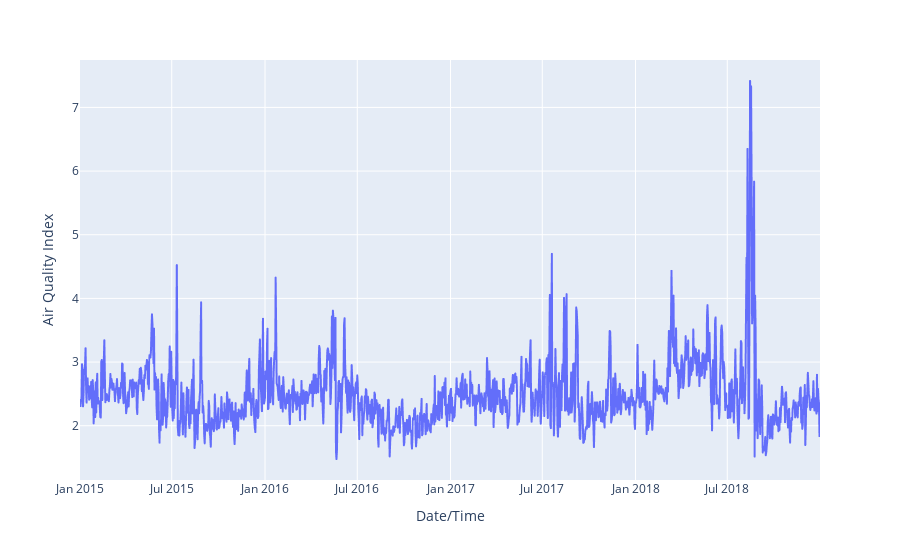

The code cell stored with this chart in its notebook:
### Code cell
fig_AQI = px.line(df4, x='Date/Time', y= 'Air Quality Index')
fig_AQI.show()

### Figure 1 — Plotly figure (JSON) as saved in the notebook; plotly's stock layout.template omitted (floating-point values rounded to 4 significant figures; data arrays with more than 128 entries replaced by an {"elided": "..."} marker saying what was removed)
{"data": [{"hovertemplate": "Date/Time=%{x}<br>Air Quality Index=%{y}<extra></extra>", "legendgroup": "", "line": {"color": "#636efa", "dash": "solid"}, "marker": {"symbol": "circle"}, "mode": "lines", "name": "", "showlegend": false, "type": "scattergl", "x": {"elided": "1461 str values"}, "xaxis": "x", "y": {"elided": "1461 float values"}, "yaxis": "y"}], "layout": {"legend": {"tracegroupgap": 0}, "margin": {"t": 60}, "xaxis": {"anchor": "y", "domain": [0, 1], "title": {"text": "Date/Time"}}, "yaxis": {"anchor": "x", "domain": [0, 1], "title": {"text": "Air Quality Index"}}}}
